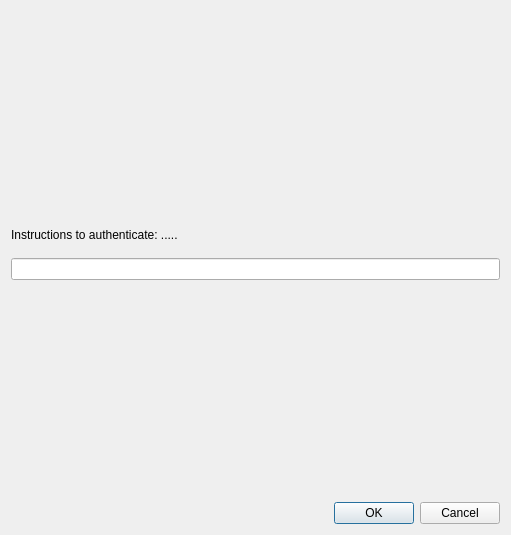
<?xml version="1.0" encoding="UTF-8"?>
<ui version="4.0">
 <class>GithubAuthenticationDialog</class>
 <widget class="QDialog" name="GithubAuthenticationDialog">
  <property name="geometry">
   <rect>
    <x>0</x>
    <y>0</y>
    <width>511</width>
    <height>535</height>
   </rect>
  </property>
  <property name="windowTitle">
   <string>Github Authentication</string>
  </property>
  <layout class="QVBoxLayout" name="verticalLayout">
   <item>
    <spacer name="verticalSpacer">
     <property name="orientation">
      <enum>Qt::Vertical</enum>
     </property>
     <property name="sizeHint" stdset="0">
      <size>
       <width>20</width>
       <height>189</height>
      </size>
     </property>
    </spacer>
   </item>
   <item>
    <widget class="QLabel" name="lbl">
     <property name="text">
      <string>Instructions to authenticate: .....</string>
     </property>
     <property name="textFormat">
      <enum>Qt::RichText</enum>
     </property>
     <property name="wordWrap">
      <bool>true</bool>
     </property>
     <property name="openExternalLinks">
      <bool>true</bool>
     </property>
     <property name="textInteractionFlags">
      <set>Qt::LinksAccessibleByMouse|Qt::TextSelectableByMouse</set>
     </property>
    </widget>
   </item>
   <item>
    <spacer name="verticalSpacer_2">
     <property name="orientation">
      <enum>Qt::Vertical</enum>
     </property>
     <property name="sizeType">
      <enum>QSizePolicy::Fixed</enum>
     </property>
     <property name="sizeHint" stdset="0">
      <size>
       <width>20</width>
       <height>10</height>
      </size>
     </property>
    </spacer>
   </item>
   <item>
    <widget class="QLineEdit" name="txtToken"/>
   </item>
   <item>
    <spacer name="verticalSpacer_3">
     <property name="orientation">
      <enum>Qt::Vertical</enum>
     </property>
     <property name="sizeHint" stdset="0">
      <size>
       <width>20</width>
       <height>188</height>
      </size>
     </property>
    </spacer>
   </item>
   <item>
    <widget class="QDialogButtonBox" name="btns">
     <property name="orientation">
      <enum>Qt::Horizontal</enum>
     </property>
     <property name="standardButtons">
      <set>QDialogButtonBox::Cancel|QDialogButtonBox::Ok</set>
     </property>
    </widget>
   </item>
  </layout>
 </widget>
 <resources/>
 <connections>
  <connection>
   <sender>btns</sender>
   <signal>rejected()</signal>
   <receiver>GithubAuthenticationDialog</receiver>
   <slot>reject()</slot>
   <hints>
    <hint type="sourcelabel">
     <x>292</x>
     <y>387</y>
    </hint>
    <hint type="destinationlabel">
     <x>286</x>
     <y>274</y>
    </hint>
   </hints>
  </connection>
  <connection>
   <sender>btns</sender>
   <signal>accepted()</signal>
   <receiver>GithubAuthenticationDialog</receiver>
   <slot>accept()</slot>
   <hints>
    <hint type="sourcelabel">
     <x>362</x>
     <y>376</y>
    </hint>
    <hint type="destinationlabel">
     <x>376</x>
     <y>277</y>
    </hint>
   </hints>
  </connection>
 </connections>
</ui>
